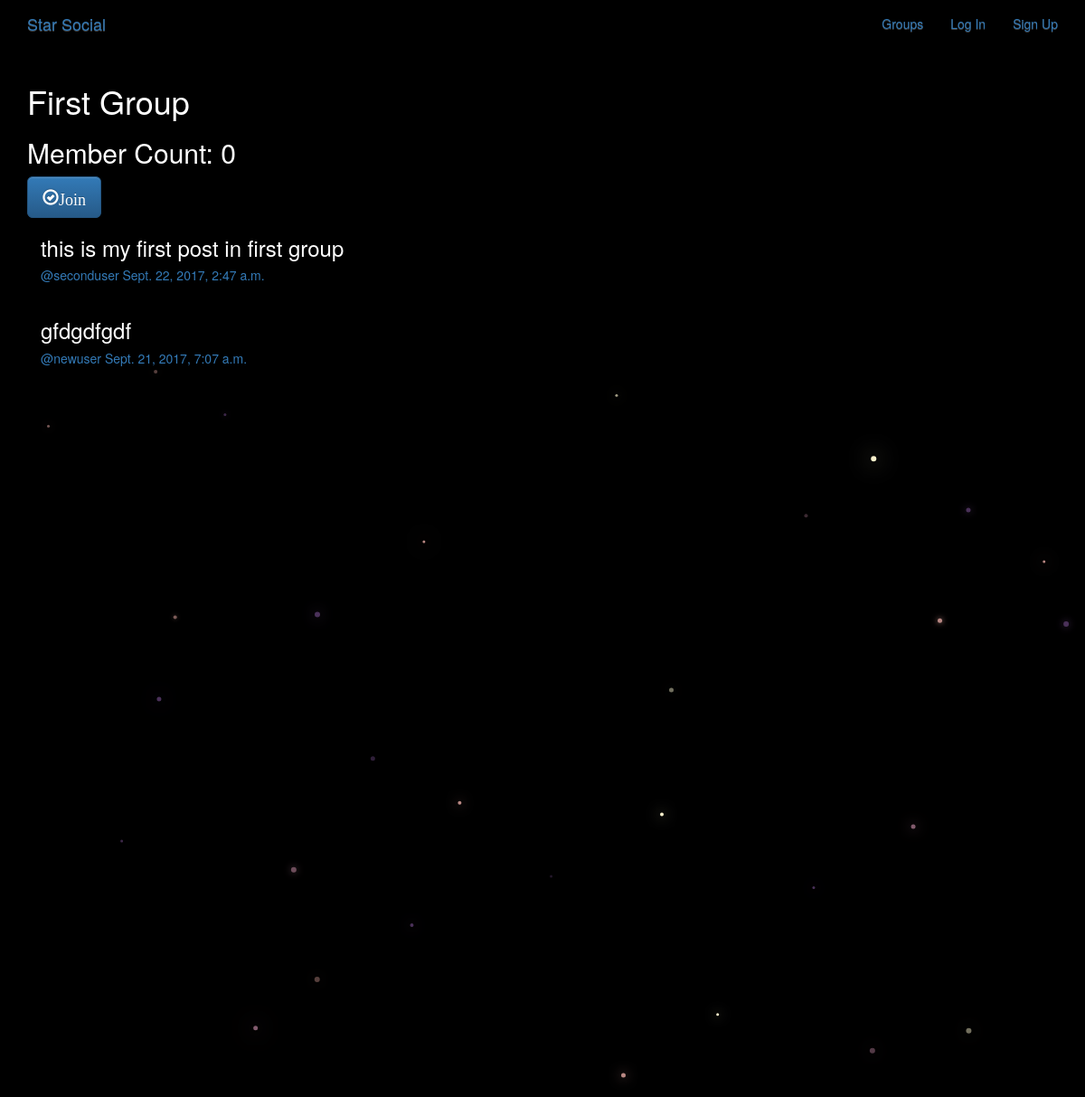
The app's page /groups/posts/in/first-group/ with its own data.
### groups/models.py (models this page shows, shortened)
class Group(models.Model):
    name = models.CharField(max_length=255, unique=True)
    slug = models.SlugField(allow_unicode=True, unique=True)
    description = models.TextField(blank=True, default='')
    description_html = models.TextField(editable=False, default='', blank=True)
    members = models.ManyToManyField(User, through='GroupMember')
    class Meta:
        ordering = ['name']

### posts/models.py (models this page shows, shortened)
class Post(models.Model):
    user = models.ForeignKey(User, related_name='posts')
    created_at = models.DateTimeField(auto_now=True)
    message = models.TextField()
    message_html = models.TextField(editable=False)
    group = models.ForeignKey(Group, related_name='posts', null=True, blank=True)
    class Meta:
        ordering = ['-created_at']
        unique_together = ['user', 'message']

### groups/views.py (the view)
# urls.py: url(r'posts/in/(?P<slug>[-\w]+)/$', views.SingleGroup.as_view(), name='single'), # group detail
class SingleGroup(generic.DetailView):
    model = Group

### groups/templates/groups/group_detail.html
{% extends 'groups/group_base.html' %}
{% block pregroup %}
	<h1>{{group.name}}</h1>
	<h2>Member Count: {{group.members.count}}</h2>
	<div class="content">
        {% if user in group.members.all %}
        	<a href="{% url 'groups:leave' slug=group.slug %}" class="btn btn-lg btn-fill btn-warning">
            	<span class="glyphicon glyphicon-remove-circle">Leave</span>
        	</a>
        {% else %}
        	<a href="{% url 'groups:join' slug=group.slug %}" class="btn btn-lg btn-fill btn-primary">
            	<span class="glyphicon glyphicon-ok-circle">Join</span>
        	</a>
        {% endif %}
	</div>
{% endblock %}
{% block group_content %}
	<div class="col-md-8">
        {% if group.posts.count == 0 %}
        	<h1> No posts in this group yet! </h1>
        {% else %}
        	{% for post in group.posts.all %}
        		{% include "posts/_post.html" %}
        	{% endfor %}
        {% endif %}
	</div>
{% endblock %}

### posts/templates/posts/_post.html (shortened to what this page needs)
<div class="post media">
  <h3>{{post.message_html|safe}}</h3>
  <div class="media-body">
    <h5 class="media-heading">
      <span class="username">
      	<a href="{% url 'posts:for_user' username=post.user.username %}">@{{post.user.username}}</a>
      </span>
      <time class="time">
    	<a href="{% url 'posts:single' username=post.user.username pk=post.pk %}">{{post.created_at}}</a>
    </time>
    </h5>
  </div>
</div>

### static/starsocial/css/master.css (style rules this page uses)
body { margin: 0; overflow: hidden; background-color: black; color:white; }

### records on screen
Group: name "First Group", members.count "0"
Post: message_html "this is my first post in first group", user.username "seconduser", created_at "Sept. 22, 2017, 2:47 a.m."
Post: message_html "gfdgdfgdf", user.username "newuser", created_at "Sept. 21, 2017, 7:07 a.m."
